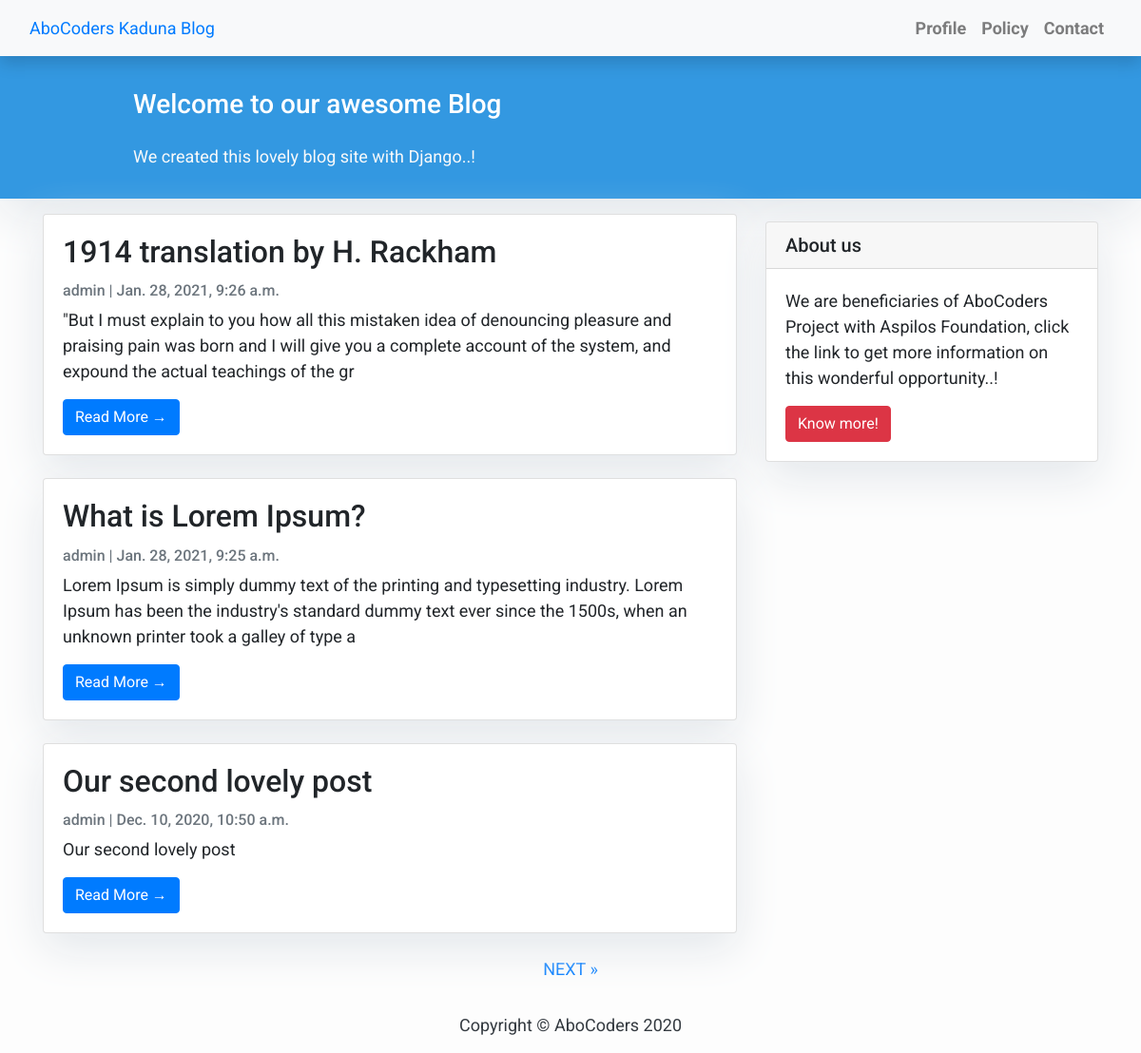
The page / on the database its author committed.
### blog/models.py (models this page shows, shortened)
class Post(models.Model):
    title = models.CharField(max_length=200, unique=True)
    slug = models.SlugField(max_length=200, unique=True)
    author = models.ForeignKey(User, on_delete=models.CASCADE, related_name='blog_posts')
    updated_on = models.DateTimeField(auto_now=True)
    content = models.TextField()
    created_on = models.DateTimeField(auto_now_add=True)
    status = models.IntegerField(choices=STATUS, default=0)
    class Meta:
        ordering = ['-created_on']

### blog/views.py (the view)
# urls.py: path('', views.PostList.as_view(), name='home'),
class PostList(generic.ListView):
    queryset = Post.objects.filter(status=1).order_by('-created_on')
    template_name = 'index.html'
    paginate_by = 3

### templates/index.html (shortened to what this page needs)
{% extends "base.html" %}
{% block content %}
    <header class="masthead">
        <div class="container">
            <div class="row">
                <div class="col-md-8 col-md-10 mx-auto">
                    <div class="site-heading">
                        <h3 class="site-heading my-4 mt-3 text-white">
                            Welcome to our awesome Blog
                        </h3>
                        <p class="text-light">
                            We created this lovely blog site with Django..!
                        </p>
                    </div>
                </div>
            </div>
        </div>
    </header>
    <div class="container">
        <div class="row">
            <div class="col-md-8 mt-3 left">
                {% for post in post_list %}
                    <div class="card mb-4">
                        <div class="card-body">
                            <h2 class="card-title">{{post.title}}</h2>
                            <p class="card-text text-muted h6"> {{post.author}} | {{post.created_on}}</p>
                            <p class="card-text">{{post.content|slice:":200"}}</p>
                            <a href="{%url 'post_detail' post.slug%}" class="btn btn-primary">Read More &rarr;</a>
                        </div>
                    </div>
                {% endfor %}
            </div>
            {% block sidebar%}
                {% include 'sidebar.html' %}
            {% endblock sidebar%}
        </div>
    </div>
    {% if is_paginated %}
        <ul class="pagination justify-content-center">
            {% if page_obj.has_next%}
            <li><a href="?page={{ page_obj.next_page_number }}" class="page_link">NEXT &raquo;</a></li>
            {% endif %}
        </ul>
    {% endif %}
{% endblock content %}

### templates/base.html (shortened to what this page needs)
<!DOCTYPE html>
{% load static %}
<html lang="en">
<head>
    <link rel="stylesheet" href="{% static 'css/base.css' %}">
    <link rel="stylesheet" href="https://cdn.jsdelivr.net/npm/bootstrap@4.5.3/dist/css/bootstrap.min.css">
</head>
<body>
    <nav class="navbar navbar-expand-lg navbar-light bg-light shadow" id="mainNav">
        <div class="container-fluid">
            <a class="nav-brand" href="{% url 'home' %}">
                AboCoders Kaduna Blog
            </a>
            <div class="collapse navbar-collapse" id="navbarResponsive">
                <ul class="navbar-nav ml-auto">
                    <li class="nav-item text-black">
                        <a class="nav-link text-black font-weight-bold" href="#">Profile</a>
                    </li>
                    <li class="nav-item text-black">
                        <a class="nav-link text-black font-weight-bold" href="#">Policy</a>
                    </li>
                    <li class="nav-item text-black">
                        <a class="nav-link text-black font-weight-bold" href="#">Contact</a>
                    </li>
                </ul>
            </div>
        </div>
    </nav>
    {% block content %}{% endblock content%}
    <footer class="py-3 bg-grey">
        <p class="m-0 text-dark text-center">Copyright &copy; AboCoders 2020 </p>
    </footer>
</body>
</html>

### templates/sidebar.html (shortened to what this page needs)
{% block sidebar %}
    <div class="col-md-4 float-right">
        <div class="card my-4">
            <h5 class="card-header">About us</h5>
            <div class="card-body">
                <p class="card-text">
                    We are beneficiaries of AboCoders Project with Aspilos Foundation,
                    click the link to get more information on this wonderful opportunity..!
                </p>
                <a href="https://aspilosfoundation.org.ng" class="btn btn-danger">
                    Know more!
                </a>
            </div>
        </div>
    </div>
{% endblock sidebar %}

### static/css/base.css (style rules this page uses)
body { font-family: "Roboto", sans-serif; font-size: 17px; background-color: #fdfdfd; }
.shadow { box-shadow: 0 4px 2px -2px rgba(0, 0, 0, 0.1); }
.btn-danger { color: #fff; background-color: #f00000; border-color: #dc281e; }
.masthead { background: #3398E1; height: auto; padding-bottom: 15px; box-shadow: 0 16px 48px #E3E7EB; padding-top: 10px; }

### templates/index.html (style rules this page uses)
body { font-family: "Roboto", sans-serif; font-size: 18px; background-color: #fdfdfd; }
.card { box-shadow: 0 16px 48px #E3E7EB; }

### templates/sidebar.html (style rules this page uses)
.card { box-shadow: 0 16px 48px #E3E7Eb; }

### rows shown on the page
Post: title "1914 translation by H. Rackham", author "admin", created_on "Jan. 28, 2021, 9:26 a.m.", content "\"But I must explain to you how all this mistaken idea of denouncing pleasure and praising pain was born and I will give you a complete account of the system, and expound the actual teachings of the gr"
Post: title "What is Lorem Ipsum?", author "admin", created_on "Jan. 28, 2021, 9:25 a.m.", content "Lorem Ipsum is simply dummy text of the printing and typesetting industry. Lorem Ipsum has been the industry's standard dummy text ever since the 1500s, when an unknown printer took a galley of type a"
Post: title "Our second lovely post", author "admin", created_on "Dec. 10, 2020, 10:50 a.m.", content "Our second lovely post"
